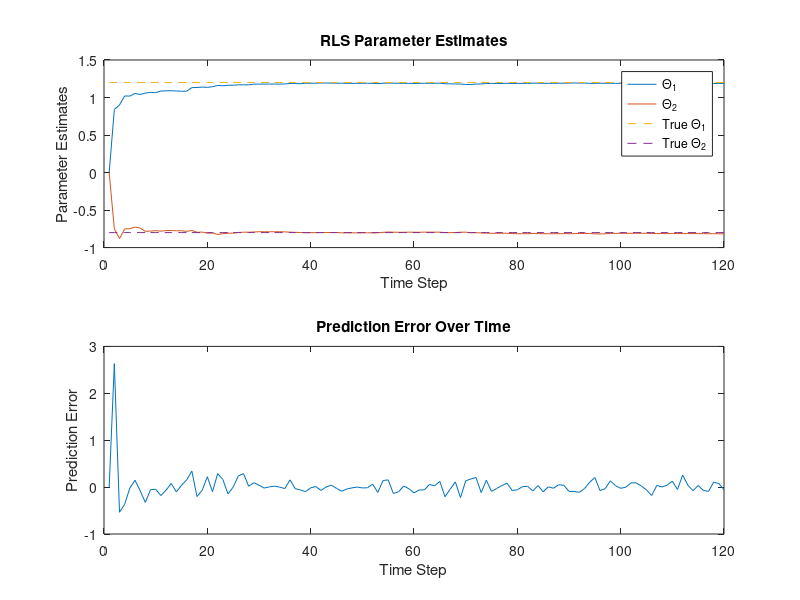

Reproduce this figure in MATLAB.


% Recursive Least Squares (RLS) Based on Provided Equations
clear; clc;

% Parameters
N = 120;                % Number of iterations (warming-up period)
lambda = 0.98;          % Forgetting factor
n_theta = 2;            % Number of parameters
P = eye(n_theta);       % Initial covariance matrix (identity matrix)
Theta = zeros(n_theta, 1); % Initial parameter estimates

% Synthetic Data Generation
x = randn(N, 1);        % Input data
y = zeros(N, 1);        % Output data
theta_true = [1.2; -0.8]; % True parameters of the system

for t = 2:N
    y(t) = theta_true(1) * x(t) + theta_true(2) * x(t-1) + 0.1 * randn; % Generate output
end

% Recursive Least Squares Implementation
Theta_history = zeros(N, n_theta); % Store parameter estimates
error_history = zeros(N, 1);       % Store errors

for k = 2:N
    % Create regression vector Z_k
    Z_k = [x(k); x(k-1)];
    
    % Update P_k+1
    K_k = (P * Z_k) / (lambda + Z_k' * P * Z_k); % Kalman gain
    P = (P / lambda) - K_k * Z_k' * P / lambda;
    
    % Update Theta_k+1
    prediction_error = y(k) - Z_k' * Theta;
    Theta = Theta + P * Z_k * prediction_error;

    % Store results
    Theta_history(k, :) = Theta';
    error_history(k) = prediction_error;
end

% Plot Results
figure;
subplot(2, 1, 1);
plot(Theta_history);
hold on;
plot(1:N, repmat(theta_true', N, 1), '--');
xlabel('Time Step');
ylabel('Parameter Estimates');
legend('\Theta_1', '\Theta_2', 'True \Theta_1', 'True \Theta_2');
title('RLS Parameter Estimates');

subplot(2, 1, 2);
plot(error_history);
xlabel('Time Step');
ylabel('Prediction Error');
title('Prediction Error Over Time');
